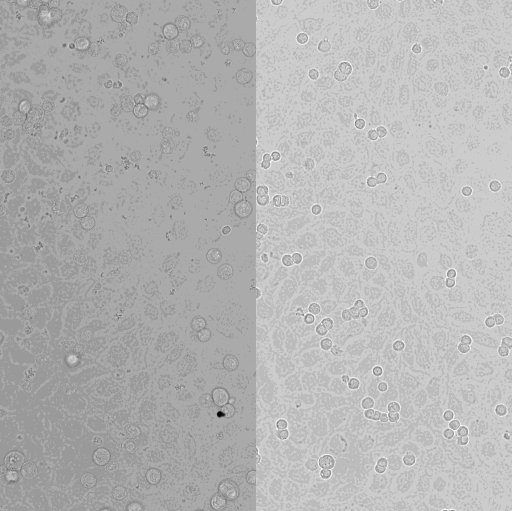
#> input picture fig3/v2/runs_rejected/optimise_by_eye_cancer_r2_attempt1/subject_folder/image.tif, 1024 x 1022 px, found by its file name (shown at 1/2 size)
$ python exp.py 1.0
#> lines starting #> are read from the running program, lines starting #| are printed output that depends on the picture; after the words box and inside, x2 and y2 are one past the last pixel; in counts of white or black regions, pixels touching at a corner belong together
import sys,time,numpy as np,tifffile
from cellpose import models
from skimage import transform, filters, measure, morphology
import scipy.ndimage as ndi
a=tifffile.imread('image.tif').astype(np.float32)
#> a: shape (1022, 1024) float32; min 151, max 4095, mean 2826.1
p1=tifffile.imread('work/b06.tif')
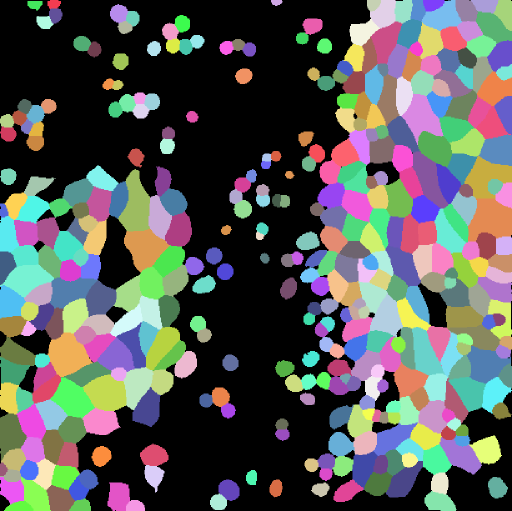
#> input picture fig3/v2/runs_rejected/optimise_labels_endo_r1_attempt1/subject_folder/work/b06.tif, 1024 x 1022 px, found by its file name (shown at 1/2 size)
#> p1 is the input picture: shape (1022, 1024) int32; 402 distinct labels, from 0 to 401
cancer=np.zeros(a.shape,bool)
for r in measure.regionprops(p1):
    if r.area*0.65**2<700 and r.solidity>0.9: cancer[p1==r.label]=True
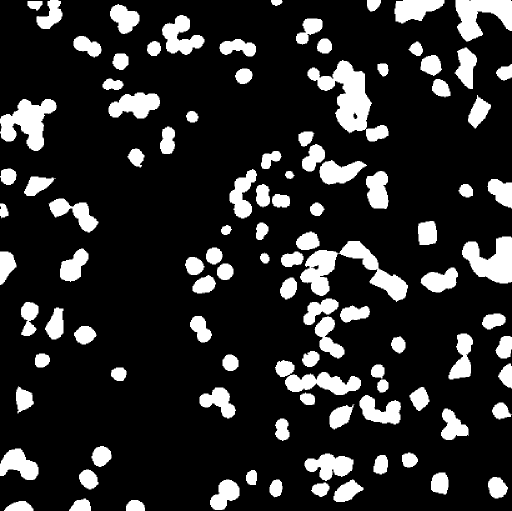
#> cancer: shape (1022, 1024) bool (shown at 1/2 size); 16.4% white; 106 white regions, largest, box (x1, y1, x2, y2) and area: (615, 120, 777, 283) 9698, (600, 482, 816, 604) 9069, (0, 198, 113, 302) 6288
print('cancer objs',len(np.unique(p1[cancer])))
#| cancer objs 212
cancer=morphology.binary_dilation(cancer,morphology.disk(4))
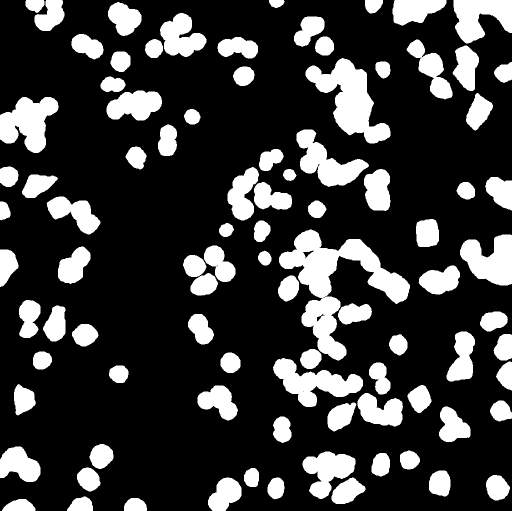
#> cancer: shape (1022, 1024) bool (shown at 1/2 size); 23.1% white; 92 white regions, largest, box (x1, y1, x2, y2) and area: (558, 459, 820, 721) 21738, (611, 116, 781, 287) 12504, (546, 716, 726, 814) 8091
bg=filters.gaussian(a,40); sd=np.sqrt(filters.gaussian((a-bg)**2,40)); n=(a-bg)/sd
#> after `bg = filters.gaussian(a, 40)`:
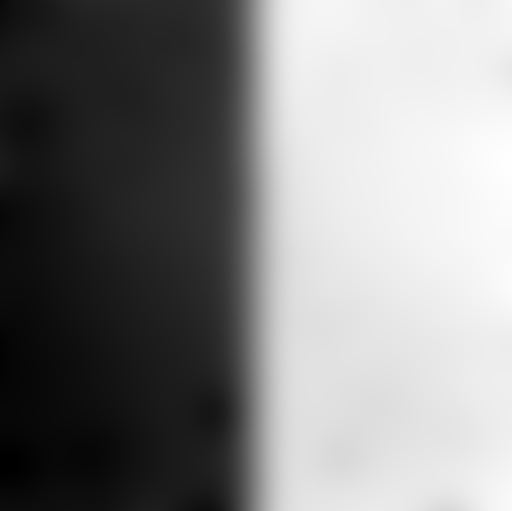
#> bg: shape (1022, 1024) float32 (shown at 1/2 size); min 2501.9, max 3127.5, mean 2826.1; drawn with min black and max white
#> after `sd = np.sqrt(filters.gaussian((a - bg) ** 2, 40))`:
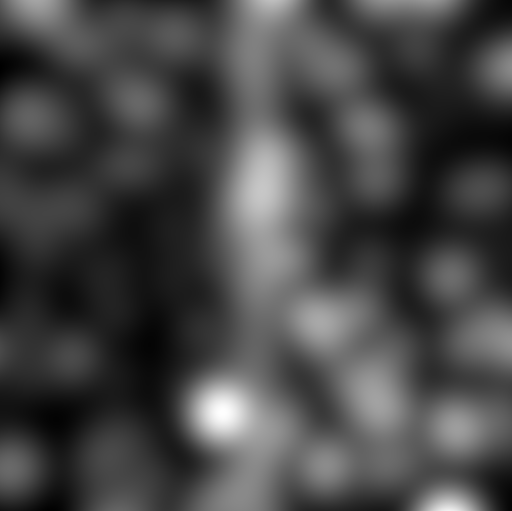
#> sd: shape (1022, 1024) float32 (shown at 1/2 size); min 47.89, max 289.1, mean 115.1; drawn with min black and max white
#> after `n = (a - bg) / sd`:
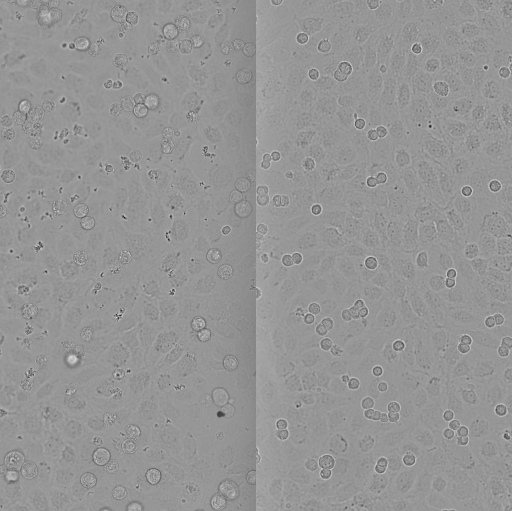
#> n: shape (1022, 1024) float32 (shown at 1/2 size); min -14.77, max 10.44, mean 0.00261; drawn with min black and max white
# normalised convolution fill
w=(~cancer).astype(np.float32)
fill=filters.gaussian(n*w,6)/np.maximum(filters.gaussian(w,6),1e-3)
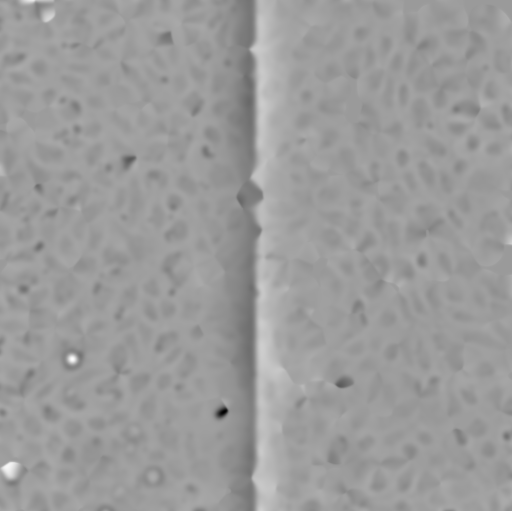
#> fill: shape (1022, 1024) float32 (shown at 1/2 size); min -3.95, max 2.56, mean 0.0247; drawn with min black and max white
n2=np.where(cancer,fill,n)
tifffile.imwrite('work/n2.tif',n2.astype(np.float32))
s=float(sys.argv[1])
x=transform.rescale(n2,s,order=1,anti_aliasing=True).astype(np.float32)
#> (the run stopped early here; a loop or call above may not have finished)
